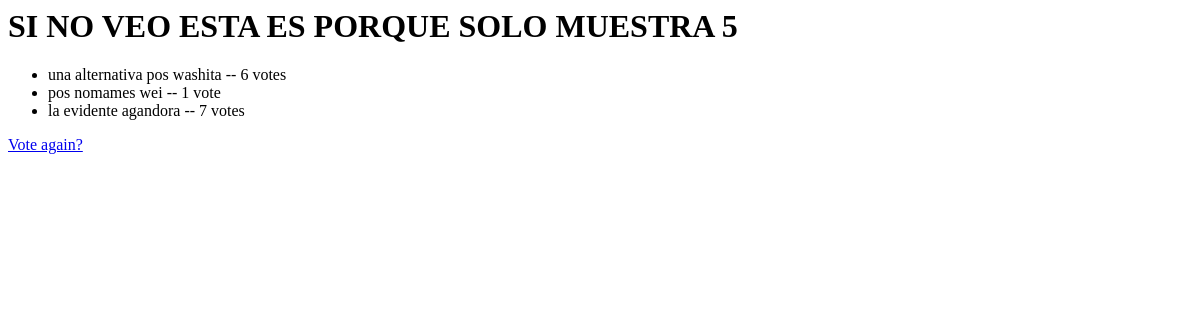
The page /3/results/ on the database as committed earlier.
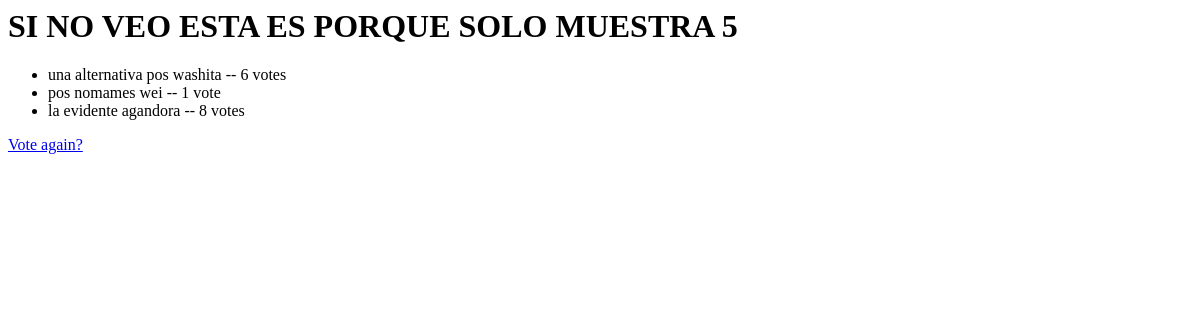
The same page on the database as committed later.
### MiprimerApp/models.py (models this page shows, shortened)
class Choice(models.Model):
    question = models.ForeignKey(Question, on_delete=models.CASCADE)
    choice_text = models.CharField(max_length=200)
    votes = models.IntegerField(default=0)

### MiprimerApp/views.py (the view)
# urls.py: path('<int:pk>/results/', views.ResultsView.as_view(), name='results'),
class ResultsView(generic.DetailView):
    model = Question
    template_name = 'MiprimerApp/results.html'

### MiprimerApp/templates/MiprimerApp/results.html
<h1>{{ question.question_text }}</h1>
<ul>
{% for choice in question.choice_set.all %}
    <li>{{ choice.choice_text }} -- {{ choice.votes }} vote{{ choice.votes|pluralize }}</li>
{% endfor %}
</ul>
<a href="{% url 'miprimerapp:detail' question.id %}">Vote again?</a>

Rows that differ between the two databases and show on the page:
changed Choice "la evidente agandora": votes "7" → "8"
